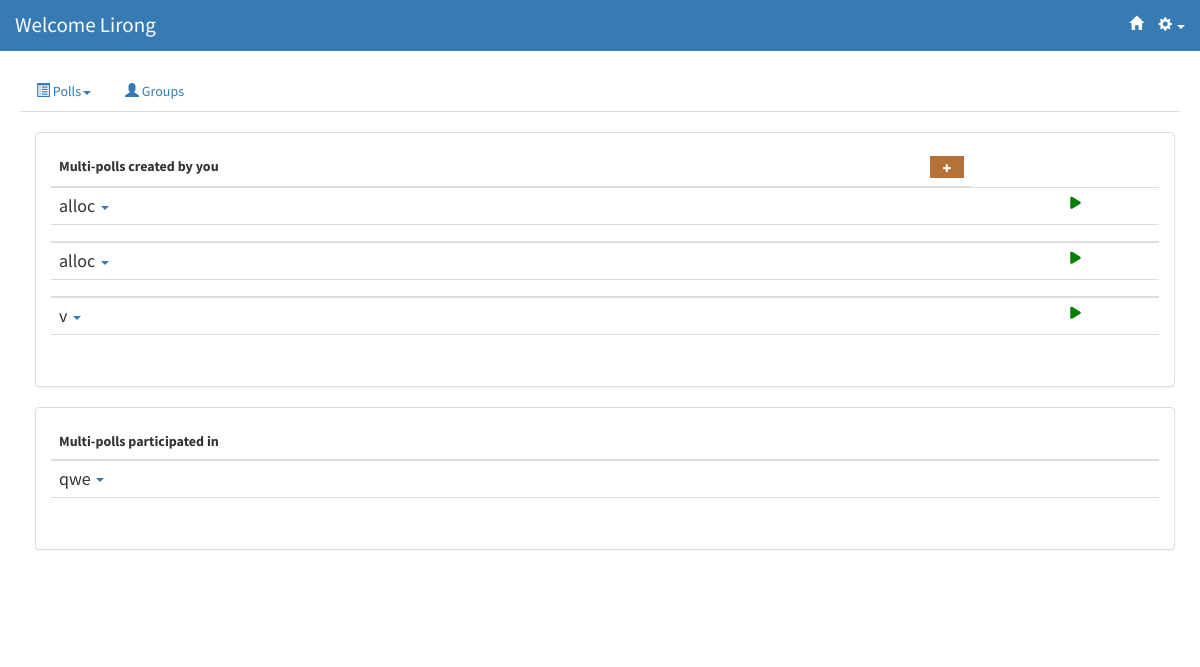
/polls/m_polls (signed in), run on the app's committed database.
### multipolls/models.py (models this page shows, shortened)
@python_2_unicode_compatible
class MultiPoll(models.Model):
    number = models.IntegerField(default=1)
    title = models.CharField(max_length=20)
    description = models.CharField(max_length=500)
    owner = models.ForeignKey(User,related_name='owner')
    questions = models.ManyToManyField(Question, through='MultiPollQuestion', through_fields=('multipoll','question'))
    voters = models.ManyToManyField(User, related_name='multipoll_participated')
    pos = models.IntegerField(default=0)
    status = models.IntegerField(default=0)

### polls/views.py (the view)
class MultiPollsView(generic.ListView):
    template_name = 'polls/m_polls.html'
    context_object_name = 'question_list'
    def get_queryset(self):
        return Question.objects.all()
    def get_context_data(self, **kwargs):
        ctx = super(MultiPollsView, self).get_context_data(**kwargs)
        ctx['multipolls_created'] = reverseListOrder(MultiPoll.objects.filter(owner = self.request.user))
        ctx['multipolls_participated'] = reverseListOrder(self.request.user.multipoll_participated.exclude(owner = self.request.user))
        return ctx

### polls/views.py (called while the page is built)
def reverseListOrder(query):
    listQuery = list(query)
    listQuery.reverse()
    return listQuery

### polls/templates/polls/m_polls.html (shortened to what this page needs)
{% extends 'polls/base.html' %}
{% block content %}
<br/>
<div class="container">
<div name="created" class="panel panel-default">
    <div class="panel-body">
        <table style = "width:100%;border-collapse:collapse;" class="table" name="created">
            <thead>
                <tr>
                    <th>
                        Multi-polls created by you
                        <a href="{% url 'multipolls:AddStep1' %}" style='font-size:60%; float:right;' class="btn btn-yellow">
                            <span class="glyphicon glyphicon-plus"></span>
                        </a>
                    </th>
                </tr>
            </thead>
            {% for mpoll in multipolls_created %}
            <tbody>
                <tr style = "margin:0; padding:0" data-toggle="collapse" data-target="#{{ mpoll.id }}" class="accordion-toggle">
                    <td>
                        <h4 href="#collapse{{ forloop.counter }}" style = "padding-top:0;padding-bottom:0;margin-top:0;margin-bottom:0;">
                            {{ mpoll.title }} <span class="caret" style="color:#377BB5;"></span>
                        </h4>
                    </td>
                    {% if mpoll.status == 0 %}
                    <td>
                        <div class="start-icon">
                            <i class="fa fa-play" aria-hidden="true" data-toggle="modal" data-target="#confirm-startmpoll{{ mpoll.id }}"></i>
                        </div>
                    </td>
                    <td>
                    </td>
                    {% elif mpoll.status != mpoll.number|add:"1" %}
                        <td>
                            <a href="{% url 'multipolls:progress' mpoll.id %}">
                                <span class="btn btn-primary" style = "float:right">Progress</span>
                            </a>
                        </td>
                    {% endif %}
                </tr>
                <tr>
                    <td colspan="12" class="hiddenRow">
                    </td>
                </tr>
            </tbody>
            {% endfor %}
        </table>
     </div>
</div>
<div name="participated" class="panel panel-default">
    <div class="panel-body">
    <table style = "width:100%;" class="table" name="participated">
        <thead>
            <tr>
                <th>
                    Multi-polls participated in
                </th>
            </tr>
        </thead>
        {% for mpoll in multipolls_participated %}
        <tbody>
            <tr data-toggle="collapse" data-target="#{{ mpoll.id }}" class="accordion-toggle">
                <td>
                    <h4 href="#collapse{{ forloop.counter }}" style = "padding-top:0;padding-bottom:0;margin-top:0;margin-bottom:0;">
                        {{ mpoll.title }} <span class="caret" style="color:#377BB5;"></span>
                    </h4>
                </td>
            </tr>
            <tr>
                <td colspan="12" class="hiddenRow">
                </td>
            </tr>
        </tbody>
        {% endfor %}
    </table>
    </div>
</div>
</div>
{% endblock %}

### polls/templates/polls/base.html (shortened to what this page needs)
{% load staticfiles %}
<html>
	<head>
    <link rel="stylesheet" href="https://maxcdn.bootstrapcdn.com/bootstrap/3.3.6/css/bootstrap.min.css" />
    <link rel="stylesheet" type="text/css" href="{% static 'css/stylish-portfolio.css' %}" />
    <link rel="stylesheet" type="text/css" href="{% static 'css/shared.css' %}"/>
    <link href="https://cdnjs.cloudflare.com/ajax/libs/select2/4.0.3/css/select2.min.css" rel="stylesheet" />
	</head>
	<body>
                {% if user.is_authenticated %}
				 <nav class="navbar navbar-default navbar-fixed-top" style="background-color:#377BB5; border-color: transparent;">
                {% else %}
                 <nav class="navbar navbar-default navbar-fixed-top" style="background-color:transparent; border-color: transparent;">
                {%endif%}
					{% if request.flavour == "mobile" %}
					<div style = "margin-left: 20px; margin-right: 20px;">
				    {% else %}
				    <div class="container-fluid">
				    {% endif %}
                        <div class="navbar-header" style = "overflow: hidden;float:left;">
                            <a class="navbar-brand" href="/polls/" style ="font-size: 150%;
                            {% if user.is_authenticated %}
                            color:white;
                            {%else%}
                            color:black;
                            {% endif %}">
                                <span> Welcome
                                {% if user.is_authenticated %}
                                {% if request.user.first_name != "" %}
                                {{ request.user.first_name }}
                                {% endif %}
                                {% endif %} </span></a>
                           </div>
							{% if user.is_authenticated %}
							<ul class="nav navbar-nav navbar-right" style = "float:right;display:inline;">
                                <li style = "display:inline;"><a href="{% url 'polls:index' %}" style="color:white;"><span class="glyphicon navbar-right glyphicon-home"></span></a></li>
								<li class="dropdown" style = "float:auto;display:inline;">
									<a class="dropdown-toggle" data-toggle="dropdown" style="color:white;"> <span class="glyphicon glyphicon-cog"> </span> <span class="caret"></span> </a>
								</li>
							</ul>
							{% endif %}
						</div>
				</nav>
            {% if user.is_authenticated %}
				<div class="container-fluid" style="padding: 70px 20px;">
                    <ul class="nav nav-tabs">
                    <li role="presentation" class="dropdown">
                        <a class="dropdown-toggle" data-toggle="dropdown"  role="button" aria-haspopup="true" aria-expanded="false">
                        <span class="glyphicon glyphicon-list-alt"></span> Polls<span class="caret"></span>
                        </a>
                    </li>
                            <li><a href="{% url 'groups:index' %}"><span class="glyphicon glyphicon-user"></span> Groups</a></li>
                    </ul>
            {% else %}
                <div name="MainPage">
            {% endif %}
            {% block content %}
            {% endblock %}
              	</div>
	</body>
</html>

### static/css/stylish-portfolio.css (style rules this page uses)
html, body { width: 100%; height: 100%; }
body { font-family: "Source Sans Pro","Helvetica Neue",Helvetica,Arial,sans-serif; }
.btn-yellow { color: white; background-color: #b57137; }
.btn-yellow span { color:white; }
.start-icon { font-size:.8em; color:green; cursor:pointer; float:right; }

### static/css/shared.css (style rules this page uses)
* { font-size: 100%; }
a { font-size: 100%; text-decoration: none !important; }
div { font-size:100% !important; }

### polls/templates/polls/base.html (style rules this page uses)
.btn { border-radius:0; }

### data on the page
MultiPoll: title "alloc"
MultiPoll: title "alloc"
MultiPoll: title "v"
MultiPoll: title "qwe"

### other printed values
{{ request.user.first_name }} "Lirong"
